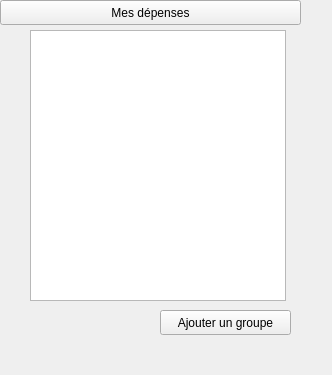
<?xml version="1.0" encoding="UTF-8"?>
<ui version="4.0">
 <class>GestionGroupes</class>
 <widget class="QWidget" name="GestionGroupes">
  <property name="geometry">
   <rect>
    <x>0</x>
    <y>0</y>
    <width>332</width>
    <height>375</height>
   </rect>
  </property>
  <property name="windowTitle">
   <string>Form</string>
  </property>
  <widget class="QListWidget" name="groupes">
   <property name="geometry">
    <rect>
     <x>30</x>
     <y>30</y>
     <width>256</width>
     <height>271</height>
    </rect>
   </property>
  </widget>
  <widget class="QSplitter" name="splitter">
   <property name="geometry">
    <rect>
     <x>0</x>
     <y>0</y>
     <width>301</width>
     <height>25</height>
    </rect>
   </property>
   <property name="orientation">
    <enum>Qt::Horizontal</enum>
   </property>
   <widget class="QPushButton" name="b_depenses">
    <property name="text">
     <string>Mes dépenses</string>
    </property>
   </widget>
  </widget>
  <widget class="QPushButton" name="ajout_groupe">
   <property name="geometry">
    <rect>
     <x>160</x>
     <y>310</y>
     <width>131</width>
     <height>25</height>
    </rect>
   </property>
   <property name="text">
    <string>Ajouter un groupe</string>
   </property>
  </widget>
 </widget>
 <resources/>
 <connections/>
</ui>
